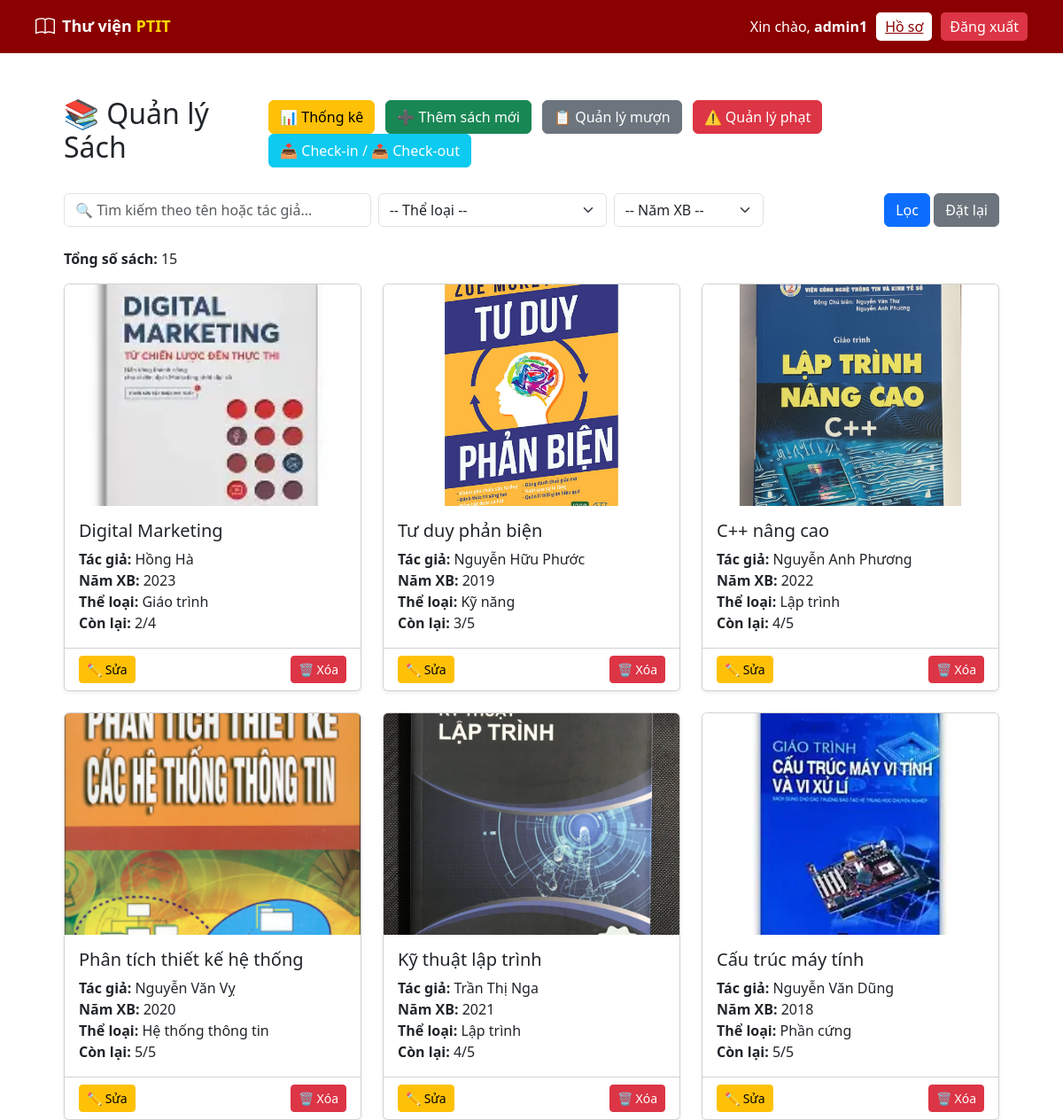
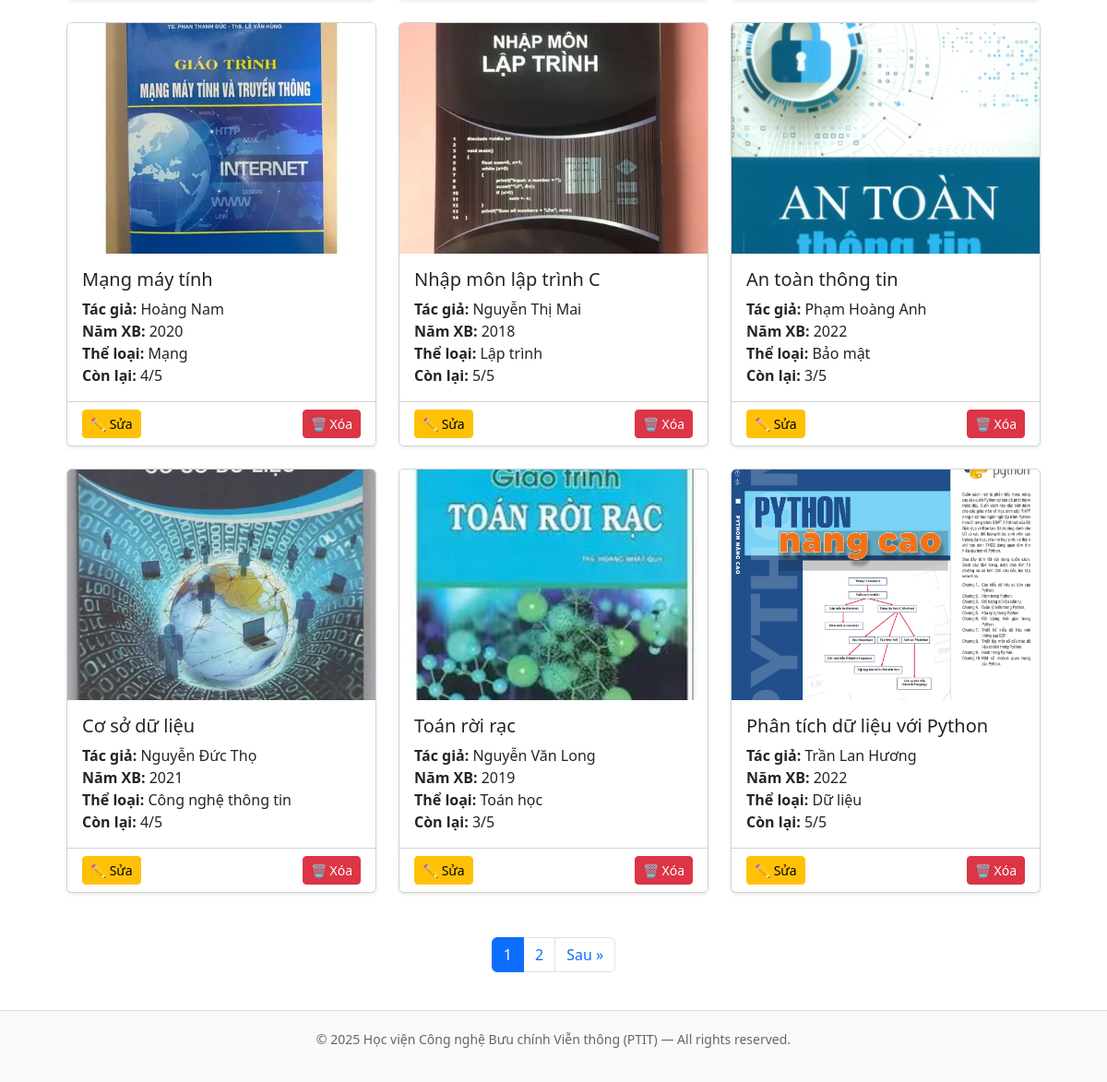
Screenshot of /manager/home/ (signed in) with the database file from the repository (2 pictures, top to bottom).
### manager/models.py (models this page shows, shortened)
class Book(models.Model):
    title = models.CharField(max_length=255, verbose_name="Tên sách")
    author = models.CharField(max_length=255, verbose_name="Tác giả")
    year = models.PositiveIntegerField(verbose_name="Năm xuất bản", null=True, blank=True)
    category = models.CharField(max_length=100, verbose_name="Thể loại", blank=True, null=True)
    description = models.TextField(blank=True, null=True)
    total_copies = models.PositiveIntegerField(default=1)
    available_copies = models.PositiveIntegerField(default=1)
    cover = models.ImageField(upload_to='book_images/', blank=True, null=True)
    created_at = models.DateTimeField(auto_now_add=True)

### manager/views.py (the view)
# urls.py: path("home/", views.manager_home, name="manager_home"),
@staff_required
def manager_home(request):
    print("🗂️ Đang dùng database:", settings.DATABASES['default']['NAME'])
    query = request.GET.get('q', '')
    category = request.GET.get('category', '')
    year = request.GET.get('year', '')
    books = Book.objects.all().order_by('-created_at')
    if query:
        books = books.filter(Q(title__icontains=query) | Q(author__icontains=query))
    if category:
        books = books.filter(category__icontains=category)
    if year:
        books = books.filter(year=year)   # ✅ SỬA: bỏ icontains, dùng so sánh chính xác
    paginator = Paginator(books, 12)
    page_number = request.GET.get('page')
    page_obj = paginator.get_page(page_number)
    categories = Book.objects.values_list('category', flat=True).distinct().order_by('category')
    years = Book.objects.values_list('year', flat=True).distinct().order_by('-year')
    return render(request, 'manager/home.html', {
        'books': page_obj,
        'page_obj': page_obj,
        'query': query,
        'category': category,
        'year': year,
        'categories': categories,
        'years': years,
        'total_books': Book.objects.count(),
    })

### manager/views.py (called while the page is built)
def staff_required(view_func):
    return user_passes_test(
        lambda u: u.is_staff,
        login_url='/accounts/login/'
    )(view_func)

### manager/templates/manager/home.html (shortened to what this page needs)
{% extends 'base.html' %}
{% block content %}
<div class="container mt-4">
  <div class="d-flex justify-content-between align-items-center mb-4">
    <h2>📚 Quản lý Sách</h2>
    <div>
      <a href="{% url 'manager:statistics' %}" class="btn btn-warning me-2">📊 Thống kê</a>
      <a href="{% url 'manager:add_book' %}" class="btn btn-success me-2">➕ Thêm sách mới</a>
      <a href="{% url 'manager:manage_loans' %}" class="btn btn-secondary me-2">📋 Quản lý mượn</a>
      <a href="{% url 'manager:manage_penalties' %}" class="btn btn-danger me-2">⚠️ Quản lý phạt</a>
      <a href="{% url 'manager:manage_check_requests' %}" class="btn btn-info text-white">📥 Check-in / 📤 Check-out</a>
    </div>
  </div>
  <form method="get" class="row g-2 align-items-center mb-4">
    <div class="col-md-4">
      <input type="text" name="q" value="{{ query }}" class="form-control" placeholder="🔍 Tìm kiếm theo tên hoặc tác giả...">
    </div>
    <div class="col-md-3">
      <select name="category" class="form-select">
        <option value="">-- Thể loại --</option>
      </select>
    </div>
    <div class="col-md-2">
      <select name="year" class="form-select">
        <option value="">-- Năm XB --</option>
      </select>
    </div>
    <div class="col-md-3 text-end">
      <button type="submit" class="btn btn-primary">Lọc</button>
      <a href="{% url 'manager:manager_home' %}" class="btn btn-secondary">Đặt lại</a>
    </div>
  </form>
  <p><strong>Tổng số sách:</strong> {{ total_books }}</p>
{% if page_obj.paginator.count > 0 %}
  <div class="row">
    {% for book in page_obj %}
      <div class="col-md-4 mb-4">
        <div class="card h-100 shadow-sm">
          {% if book.cover %}
            <img src="{{ book.cover.url }}" class="card-img-top" alt="Ảnh bìa sách" style="height: 250px; object-fit: cover;">
          {% else %}
            <div class="text-center p-5 text-muted">Không có ảnh</div>
          {% endif %}
          <div class="card-body">
            <h5 class="card-title">{{ book.title }}</h5>
            <p class="card-text">
              <strong>Tác giả:</strong> {{ book.author }}<br>
              <strong>Năm XB:</strong> {{ book.year }}<br>
              <strong>Thể loại:</strong> {{ book.category|default:"Chưa có" }}<br>
              <strong>Còn lại:</strong> {{ book.available_copies }}/{{ book.total_copies }}
            </p>
          </div>
          <div class="card-footer bg-white d-flex justify-content-between">
            <a href="{% url 'manager:edit_book' book.id %}" class="btn btn-sm btn-warning">✏️ Sửa</a>
            <a href="{% url 'manager:delete_book' book.id %}" class="btn btn-sm btn-danger"
               onclick="return confirm('Bạn có chắc muốn xóa sách này không?');">🗑️ Xóa</a>
          </div>
        </div>
      </div>
    {% empty %}
      <div class="alert alert-secondary text-center">Không tìm thấy sách nào phù hợp.</div>
    {% endfor %}
  </div>
  {% if page_obj.has_other_pages %}
    <nav aria-label="Page navigation">
      <ul class="pagination justify-content-center mt-4">
        {% for num in page_obj.paginator.page_range %}
          {% if num == page_obj.number %}
            <li class="page-item active"><span class="page-link">{{ num }}</span></li>
          {% elif num > page_obj.number|add:'-3' and num < page_obj.number|add:'3' %}
            <li class="page-item">
              <a class="page-link" href="?page={{ num }}&q={{ query }}&category={{ category }}&year={{ year }}">{{ num }}</a>
            </li>
          {% endif %}
        {% endfor %}
        {% if page_obj.has_next %}
          <li class="page-item">
            <a class="page-link" href="?page={{ page_obj.next_page_number }}&q={{ query }}&category={{ category }}&year={{ year }}">Sau »</a>
          </li>
        {% endif %}
      </ul>
    </nav>
  {% endif %}
{% else %}
  <div class="alert alert-secondary text-center">Chưa có sách nào trong hệ thống.</div>
{% endif %}
</div>
{% endblock %}

### templates/base.html (shortened to what this page needs)
{% load static %}
<!DOCTYPE html>
<html lang="vi">
<head>
    <link href="https://cdn.jsdelivr.net/npm/bootstrap@5.3.3/dist/css/bootstrap.min.css" rel="stylesheet">
    <link href="https://cdn.jsdelivr.net/npm/bootstrap-icons@1.11.3/font/bootstrap-icons.css" rel="stylesheet">
</head>
<body>
    <header>
        <div class="header-left">
            {% if user.is_authenticated %}
                {% if user.is_staff %}
                    <a href="{% url 'manager:home' %}" class="d-flex align-items-center text-white text-decoration-none">
                        <i class="bi bi-book logo"></i>
                        <h1 class="ms-2">Thư viện <span>PTIT</span></h1>
                    </a>
                {% else %}
                    <a href="{% url 'borrower:home' %}" class="d-flex align-items-center text-white text-decoration-none">
                        <i class="bi bi-book logo"></i>
                        <h1 class="ms-2">Thư viện <span>PTIT</span></h1>
                    </a>
                {% endif %}
            {% else %}
                <a href="{% url 'login' %}" class="d-flex align-items-center text-white text-decoration-none">
                    <i class="bi bi-book logo"></i>
                    <h1 class="ms-2">Thư viện <span>PTIT</span></h1>
                </a>
            {% endif %}
        </div>
        <div class="user-section">
            {% if user.is_authenticated %}
                <span>Xin chào, <strong>{{ user.username }}</strong></span>
                {% if user.is_staff %}
                    <a href="{% url 'manager:profile' %}" class="btn-profile">Hồ sơ</a>
                {% else %}
                    <a href="{% url 'borrower:profile' %}" class="btn-profile">Hồ sơ</a>
                {% endif %}
                <form method="post" action="{% url 'logout' %}" style="display:inline;">
                    <button type="submit" class="btn-logout">Đăng xuất</button>
                </form>
            {% else %}
                <a href="{% url 'login' %}" class="btn btn-light text-dark">Đăng nhập</a>
            {% endif %}
        </div>
    </header>
    <main>
        {% block content %}{% endblock %}
    </main>
    <footer>
        <p>© 2025 Học viện Công nghệ Bưu chính Viễn thông (PTIT) — All rights reserved.</p>
    </footer>
</body>
</html>

### templates/base.html (style rules this page uses)
header { background-color: #8B0000; color: white; padding: 10px 40px; display: flex; justify-content: space-between; align-items: center; height: 60px; }
.header-left { display: flex; align-items: center; gap: 10px; }
.header-left .logo { font-size: 22px; }
.header-left h1 { font-size: 18px; font-weight: bold; margin: 0; }
.header-left span { color: #FFD700; }
.user-section { display: flex; align-items: center; gap: 10px; }
.btn-profile { background-color: white; color: #8B0000; border: none; font-weight: 500; border-radius: 5px; padding: 4px 10px; }
.btn-logout { background-color: #dc3545; color: white; border: none; border-radius: 5px; padding: 4px 10px; }
main { padding: 25px 60px; background-color: #fff; min-height: calc(100vh - 120px); }
footer { text-align: center; padding: 20px; color: #666; font-size: 14px; border-top: 1px solid #ddd; background-color: #f8f9fa; }

### rows the page displays
Book: cover (picture), title "Digital Marketing", author "Hồng Hà", year "2023", category "Giáo trình", available_copies "2", total_copies "4"
Book: cover (picture), title "Tư duy phản biện", author "Nguyễn Hữu Phước", year "2019", category "Kỹ năng", available_copies "3", total_copies "5"
Book: cover (picture), title "C++ nâng cao", author "Nguyễn Anh Phương", year "2022", category "Lập trình", available_copies "4", total_copies "5"
Book: cover (picture), title "Phân tích thiết kế hệ thống", author "Nguyễn Văn Vỵ", year "2020", category "Hệ thống thông tin", available_copies "5", total_copies "5"
Book: cover (picture), title "Kỹ thuật lập trình", author "Trần Thị Nga", year "2021", category "Lập trình", available_copies "4", total_copies "5"
Book: cover (picture), title "Cấu trúc máy tính", author "Nguyễn Văn Dũng", year "2018", category "Phần cứng", available_copies "5", total_copies "5"
Book: cover (picture), title "Mạng máy tính", author "Hoàng Nam", year "2020", category "Mạng", available_copies "4", total_copies "5"
Book: cover (picture), title "Nhập môn lập trình C", author "Nguyễn Thị Mai", year "2018", category "Lập trình", available_copies "5", total_copies "5"
Book: cover (picture), title "An toàn thông tin", author "Phạm Hoàng Anh", year "2022", category "Bảo mật", available_copies "3", total_copies "5"
Book: cover (picture), title "Cơ sở dữ liệu", author "Nguyễn Đức Thọ", year "2021", category "Công nghệ thông tin", available_copies "4", total_copies "5"
Book: cover (picture), title "Toán rời rạc", author "Nguyễn Văn Long", year "2019", category "Toán học", available_copies "3", total_copies "5"
Book: cover (picture), title "Phân tích dữ liệu với Python", author "Trần Lan Hương", year "2022", category "Dữ liệu", available_copies "5", total_copies "5"

### other values shown
{{ user.username }} "admin1"
{{ total_books }} "15"
{{ num }} "1"
{{ num }} "2"
